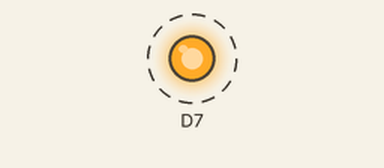
Recording of a sketch running on a simulated ESP8266 (NodeMCU). Shown: output pins drawn as LEDs (lit = HIGH). Dashed ring = blinking.

Above: at 0.2 s.
Timing chart, 0 to 3.0 s (numbered marks = the images above):
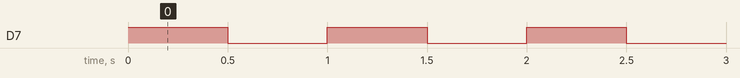

The sketch:

EncendidoDeUnLedConNodeMCUESP8266_Pag78_.ino
```cpp
/* TRANSCRITO   POR GUSTAVO JARRO CALLIZAYA*/
/*DEL*/
/*TEXTO: ROBOTICA CON ARDUINO 6º (SECUNDARIA COMUNITARIA PRODUCTIVA
  ) "TECHHOME"*/
/* PRACTICA:ENCENDIDO DE UN LED CON NODEMCU ESP8266
  PAGINA 78 DEL TEXTO*   */
void setup() {
  // put your setup code here, to run once:
pinMode(D7, OUTPUT);

}

void loop() {
  // put your main code here, to run repeatedly:
digitalWrite(D7, HIGH);
delay(500);
digitalWrite(D7, LOW);
delay(500);
}
```

Measured:
- by itself, D7: alternates HIGH for 0.50 s and LOW for 0.50 s
